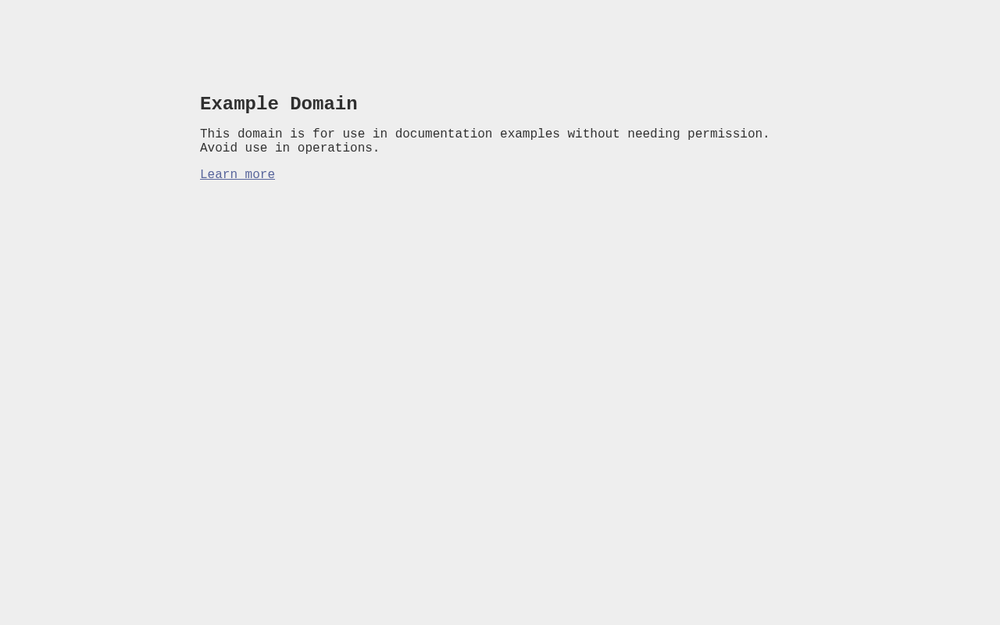
#> input picture evidence/160-github-embed/c1-example-com-rendered.png, 1000 x 625 px, shrunk from 1280 x 800 before the run
$ python -i image_key.py   (imports and definitions only)
#> lines starting #> are read from the running program, lines starting #| are printed output that depends on the picture; after the words box and inside, x2 and y2 are one past the last pixel; in counts of white or black regions, pixels touching at a corner belong together
#> further down, picture is the input picture: PIL image 1000x625 RGB; mean R, G, B 237.2, 237.2, 237.3
#!/usr/bin/env python3
"""Shared flat-background keying for transparent image assets."""

from __future__ import annotations

import re

import numpy as np
from PIL import Image


ALPHA_THRESHOLD = 10


def _hex_color(rgb):
    if rgb is None:
        return None
    return "#{:02X}{:02X}{:02X}".format(*rgb)


def parse_key(value):
    aliases = {"magenta": (255, 0, 255), "green": (0, 255, 0)}
    if value in aliases:
        return aliases[value]
    match = re.fullmatch(r"#?([0-9a-fA-F]{6})", str(value).strip())
    if not match:
        raise ValueError("key must be auto, none, magenta, green, or #RRGGBB")
    raw = match.group(1)
    return int(raw[0:2], 16), int(raw[2:4], 16), int(raw[4:6], 16)


def dominant_border_color(image):
    rgb = np.asarray(image.convert("RGB"), dtype=np.uint8)
    border = np.concatenate(
        [
            rgb[0:1, :, :].reshape(-1, 3),
            rgb[-1:, :, :].reshape(-1, 3),
            rgb[:, 0:1, :].reshape(-1, 3),
            rgb[:, -1:, :].reshape(-1, 3),
        ],
        axis=0,
    )
    colors, counts = np.unique(border, axis=0, return_counts=True)
#> colors = [[238, 238, 238]]; counts = [3250]
    return tuple(int(value) for value in colors[int(np.argmax(counts))])


def key_image(image, key="auto", key_hi=90.0, key_lo=20.0):
    """Return ``(rgba, key metadata, rgb key)`` using a soft distance matte."""
    if key_hi <= key_lo:
        raise ValueError("key_hi must be greater than key_lo")
    if key == "none":
        return image.convert("RGBA"), {"color": None, "method": "none"}, None
    if key == "auto":
        key_rgb = dominant_border_color(image)
#> key_rgb = (238, 238, 238)
        method = "border-sample"
    else:
        key_rgb = parse_key(key)
        method = "supplied"

    rgba = np.asarray(image.convert("RGBA"), dtype=np.float32)
    rgb = rgba[..., :3]
    input_alpha = rgba[..., 3]
#> input_alpha: shape (625, 1000) float32; every value is 255
    key_vec = np.asarray(key_rgb, dtype=np.float32)
#> key_vec = [238, 238, 238]
    distance = np.linalg.norm(rgb - key_vec, axis=2)
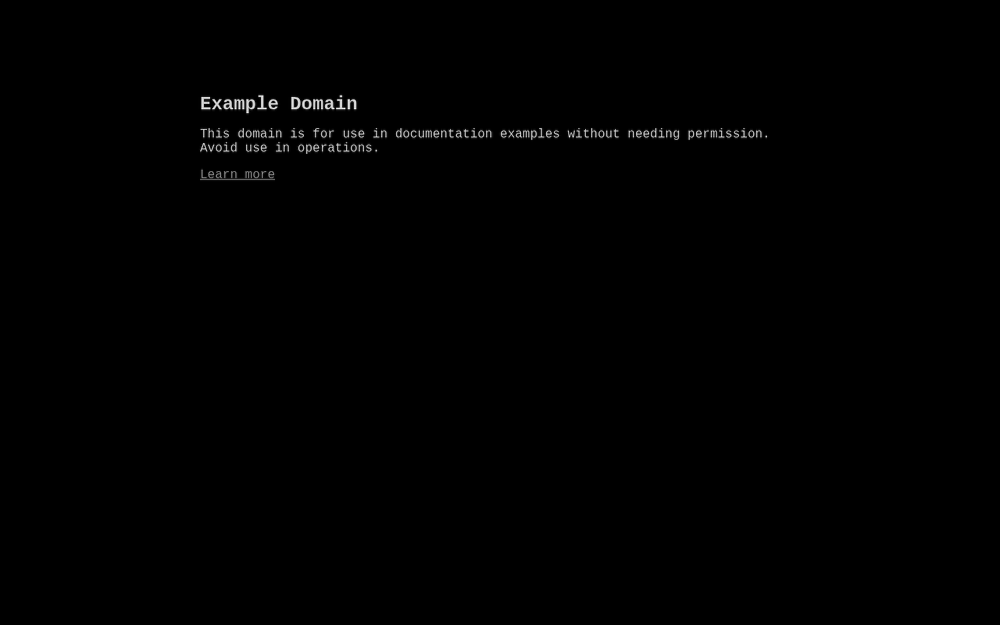
#> distance: shape (625, 1000) float32; min 0, max 407, mean 1.5; drawn with min black and max white

    ramp = np.clip((distance - key_lo) / max(key_hi - key_lo, 1e-6), 0.0, 1.0)
    alpha = input_alpha * ramp
    alpha_frac = np.clip(alpha / 255.0, 0.0, 1.0)

    corrected = rgb.copy()
    fringe = (alpha_frac > 0.05) & (alpha_frac < 0.999)
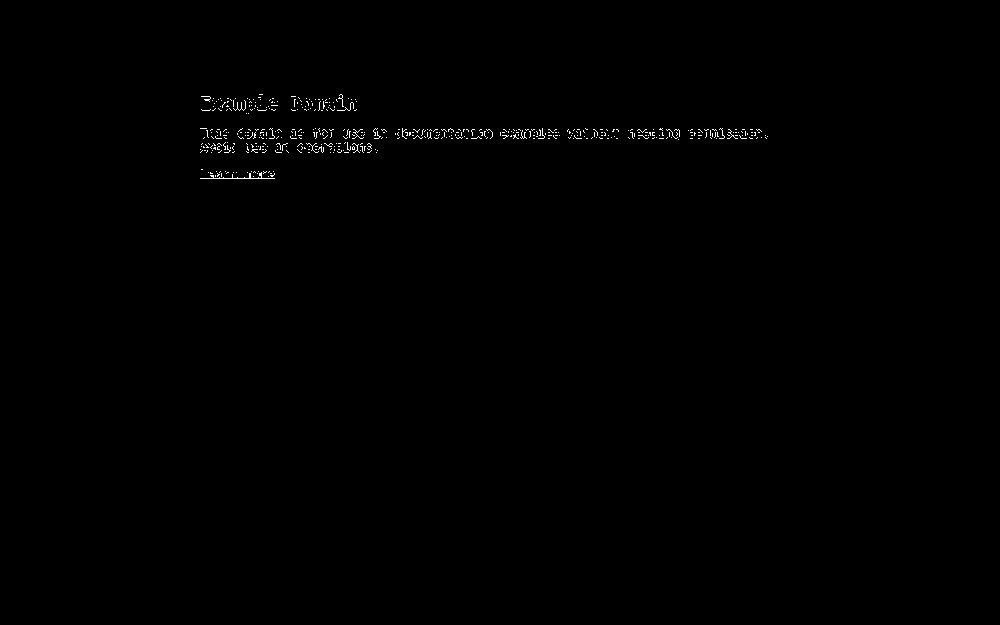
#> fringe: shape (625, 1000) bool; 0.31% white in thin lines or dots, all inside (x1, y1, x2, y2) = (200, 94, 768, 179)
    if np.any(fringe):
        fraction = alpha_frac[fringe][..., None]
#> fraction = 1964 values, max 0.976 at index 243, min 0.053 at index 1802, mean 0.325
        corrected[fringe] = (
            rgb[fringe] - (1.0 - fraction) * key_vec
        ) / np.maximum(fraction, 1e-6)
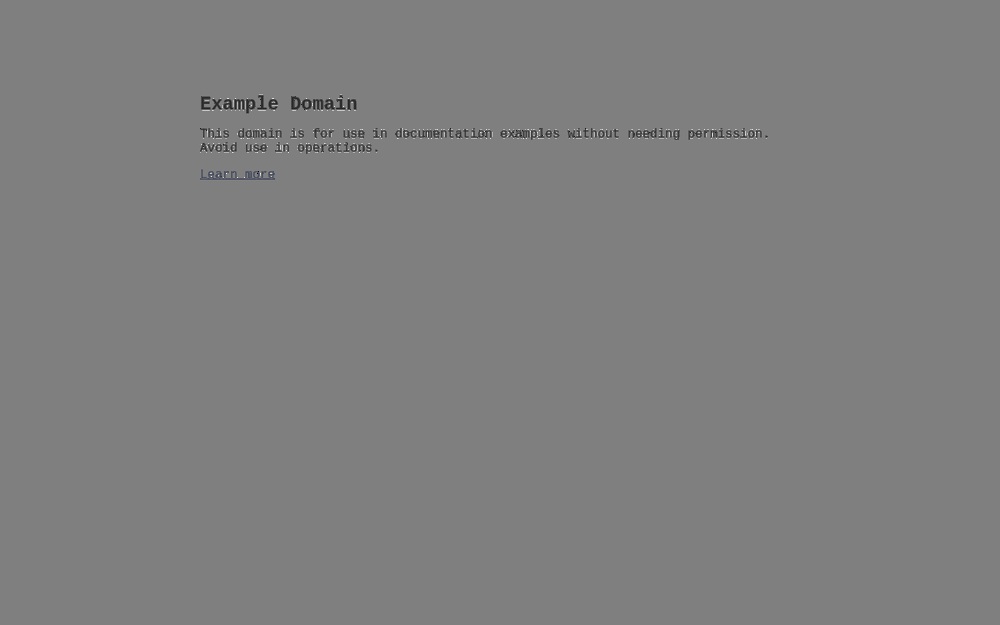
#> corrected: shape (625, 1000, 3) float32; mean R, G, B 238.9, 238.9, 238.9; drawn with min black and max white

    out = np.dstack([corrected, alpha]).clip(0, 255).astype(np.uint8)
    return Image.fromarray(out, "RGBA"), {"color": _hex_color(key_rgb), "method": method}, key_rgb


def trim_transparent(image, pad=0, threshold=ALPHA_THRESHOLD):
    """Trim transparent borders while retaining optional transparent padding."""
    array = np.asarray(image.convert("RGBA"), dtype=np.uint8)
    ys, xs = np.where(array[..., 3] > threshold)
    if not len(xs):
        return image.convert("RGBA"), {"x": 0, "y": 0, "w": image.width, "h": image.height}
    x0 = max(0, int(xs.min()) - pad)
    x1 = min(image.width, int(xs.max()) + 1 + pad)
    y0 = max(0, int(ys.min()) - pad)
    y1 = min(image.height, int(ys.max()) + 1 + pad)
    return image.crop((x0, y0, x1, y1)), {"x": x0, "y": y0, "w": x1 - x0, "h": y1 - y0}

>>> from PIL import Image
>>> picture = Image.open('../../../../evidence/160-github-embed/c1-example-com-rendered.png')
>>> result = key_image(picture)
